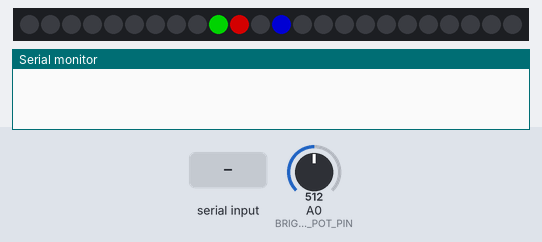
Bench run of a sketch on a simulated Arduino Uno, built with avr-gcc and run on an emulated ATmega328P. Shown: 24 RGB LEDs in strip order, left to right, the last lines printed to the serial monitor. The inputs (shaded band) are chosen by the test bench; at power-on: A0 (BRIGHTNESS_POT_PIN) = 512. Dim RGB values are drawn brighter than linear; the local clock reads 2024-03-15 10:24:30 at power-on unless the sketch sets it.

Above: at 1.2 s.
1.3 s: A0 (BRIGHTNESS_POT_PIN) set to 0
At 1.8 s:
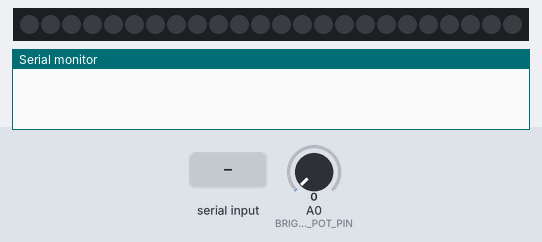
2.8 s: A0 (BRIGHTNESS_POT_PIN) set to 34
At 4.2 s:
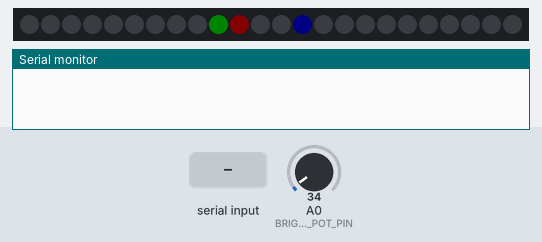
4.5 s: ":\n" received over Serial
6.5 s: A0 (BRIGHTNESS_POT_PIN) set to 14
At 31.0 s:
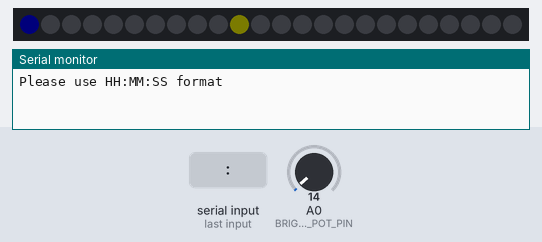
Timing chart, 0 to 32.5 s (numbered marks = the images above; inputs shaded):
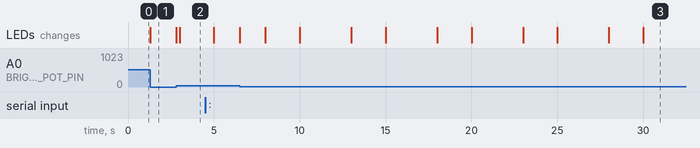

The sketch:

NEOPIXEL_RTC_Code.ino
```cpp
#include <DS1302.h>
#include <Adafruit_NeoPixel.h>

#define LED_PIN 6
const int NUM_LEDS = 24; // your Neopixel ring LED count
const int BRIGHTNESS_POT_PIN = A0; // pin where pot is connected

Adafruit_NeoPixel strip(NUM_LEDS, LED_PIN, NEO_GRB + NEO_KHZ800);

// DS1302 RTC
const int RST_PIN = 9;
const int DAT_PIN = 10;
const int CLK_PIN = 11;
DS1302 rtc(RST_PIN, DAT_PIN, CLK_PIN);

String serialBuffer = "";

void readSerialTime() {
  while (Serial.available()) {
    char c = Serial.read();
    if (c == '\n') {
      serialBuffer.trim();

      // HH:MM:SS
      if (serialBuffer.length() == 8 && serialBuffer.charAt(2) == ':' && serialBuffer.charAt(5) == ':') {
        int hour = serialBuffer.substring(0, 2).toInt();
        int min  = serialBuffer.substring(3, 5).toInt();
        int sec  = serialBuffer.substring(6, 8).toInt();

        if (hour >= 0 && hour < 24 && min >= 0 && min < 60 && sec >= 0 && sec < 60) {
          rtc.time(Time(2024, 6, 28, hour, min, sec, Time::kFriday));
          Serial.println("Time set to " + serialBuffer);
        } else {
          Serial.println("Invalid time values!");
        }
      } else {
        Serial.println("Please use HH:MM:SS format");
      }

      serialBuffer = "";
    } else {
      serialBuffer += c;
    }
  }
}

void showClock(Time t) {
  int hourLED   = t.hr % NUM_LEDS;
  int minuteLED = (t.min * NUM_LEDS) / 60;
  int secondLED = (t.sec * NUM_LEDS) / 60;

  for (int i = 0; i < NUM_LEDS; i++) {
    uint8_t r = 0, g = 0, b = 0;

    int potValue = analogRead(BRIGHTNESS_POT_PIN);

    if (i == hourLED)   r = map(potValue, 0, 1023, 0, 255);
    if (i == minuteLED) g = map(potValue, 0, 1023, 0, 255);
    if (i == secondLED) b = map(potValue, 0, 1023, 0, 255);

    strip.setPixelColor(i, r, g, b);
  }

  strip.show();
}

void setup() {
  Serial.begin(115200);
  rtc.halt(false);
  rtc.writeProtect(false);

  strip.begin();
  strip.show();
}

void loop() {
  readSerialTime();

  Time t = rtc.time();
  showClock(t);
}
```

Measured:
- after the input at 1.3 s, the LEDs: change at once (image 1)
- after the input at 2.8 s, the LEDs: first change at once (image 2 shows a later state)
